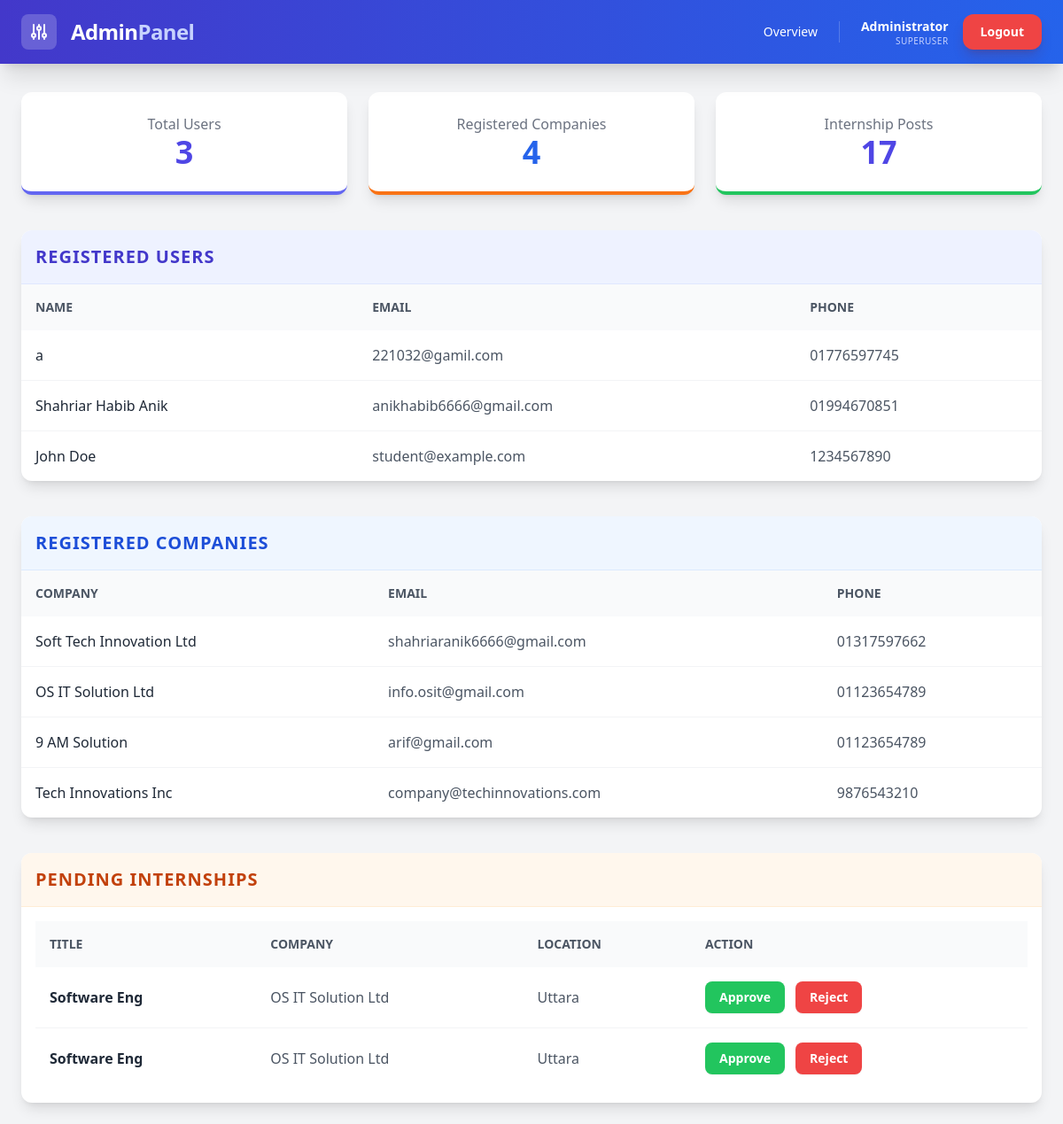
The app's page /admin_dashboard.php (signed in) with its own data.
### tables this page shows
CREATE TABLE `users` (
  `id` int(11) NOT NULL,
  `name` varchar(255) NOT NULL,
  `email` varchar(255) NOT NULL,
  `phone` varchar(20) DEFAULT NULL,
  `address` varchar(255) DEFAULT NULL,
  `cgpa` decimal(3,2) DEFAULT NULL,
  `role` enum('user','company','admin') NOT NULL DEFAULT 'user',
  `password` varchar(255) NOT NULL,
  `profile_photo` varchar(255) DEFAULT NULL,
  `created_at` timestamp NOT NULL DEFAULT current_timestamp(),
  `updated_at` timestamp NOT NULL DEFAULT current_timestamp() ON UPDATE current_timestamp()
);

CREATE TABLE `companies` (
  `id` int(11) NOT NULL,
  `user_id` int(11) NOT NULL,
  `company_name` varchar(255) NOT NULL,
  `address` varchar(255) DEFAULT NULL,
  `phone` varchar(20) DEFAULT NULL,
  `website` varchar(255) DEFAULT NULL,
  `description` text DEFAULT NULL,
  `logo` varchar(255) DEFAULT NULL,
  `created_at` timestamp NOT NULL DEFAULT current_timestamp(),
  `updated_at` timestamp NOT NULL DEFAULT current_timestamp() ON UPDATE current_timestamp()
);

CREATE TABLE `internships` (
  `id` int(11) NOT NULL,
  `company_id` int(11) NOT NULL,
  `title` varchar(255) NOT NULL,
  `location` varchar(255) DEFAULT NULL,
  `duration` varchar(100) DEFAULT NULL,
  `salary` varchar(100) DEFAULT NULL,
  `skills` varchar(255) DEFAULT NULL,
  `stack` varchar(255) DEFAULT NULL,
  `description` text DEFAULT NULL,
  `deadline` date DEFAULT NULL,
  `status` enum('pending','approved','rejected') DEFAULT 'pending',
  `created_at` timestamp NOT NULL DEFAULT current_timestamp(),
  `updated_at` timestamp NOT NULL DEFAULT current_timestamp() ON UPDATE current_timestamp()
);

### admin_dashboard.php (the view, shortened to what this page needs)
<?php
include 'db.php';
$totalUsers = $pdo->query("SELECT COUNT(*) FROM users WHERE role='user'")->fetchColumn();
$totalCompanies = $pdo->query("SELECT COUNT(*) FROM companies")->fetchColumn();
$totalInternships = $pdo->query("SELECT COUNT(*) FROM internships")->fetchColumn();
$users = $pdo->query("
    SELECT name, email, phone, created_at
    FROM users
    WHERE role='user'
    ORDER BY created_at DESC
")->fetchAll(PDO::FETCH_ASSOC);
$companies = $pdo->query("
    SELECT c.company_name, u.email, c.phone, c.created_at
    FROM companies c
    JOIN users u ON c.user_id = u.id
    ORDER BY c.created_at DESC
")->fetchAll(PDO::FETCH_ASSOC);
$pendingInternships = $pdo->query("
    SELECT i.id, i.title, i.location, i.duration, c.company_name
    FROM internships i
    JOIN companies c ON i.company_id = c.id
    WHERE i.status = 'pending'
    ORDER BY i.id DESC
")->fetchAll(PDO::FETCH_ASSOC);
?>
<!DOCTYPE html>
<html lang="en">
<head>
    <script src="https://cdn.tailwindcss.com"></script>
</head>
<body class="bg-gray-100">
<header class="sticky top-0 z-50 bg-gradient-to-r from-indigo-700 to-blue-600 shadow-xl text-white">
    <div class="max-w-7xl mx-auto px-6 py-4 flex justify-between items-center">
        <div class="flex items-center gap-4">
            <div class="bg-white/20 p-2 rounded-lg">
                <svg class="w-6 h-6" fill="none" stroke="currentColor" viewBox="0 0 24 24">
                    <path stroke-linecap="round" stroke-linejoin="round" stroke-width="2" d="M12 6V4m0 2a2 2 0 100 4m0-4a2 2 0 110 4m-6 8a2 2 0 100-4m0 4a2 2 0 110-4m0 4v2m0-6V4m6 6v10m6-2a2 2 0 100-4m0 4a2 2 0 110-4m0 4v2m0-6V4"></path>
                </svg>
            </div>
            <h1 class="text-2xl font-extrabold tracking-tight">
                Admin<span class="text-indigo-200">Panel</span>
            </h1>
        </div>
        <div class="flex items-center gap-6">
            <nav class="hidden md:flex items-center gap-4">
                <a href="admin_report.php" class="text-sm font-medium hover:text-indigo-200 transition">Overview</a>
            </nav>
            <div class="flex items-center gap-4">
                <div class="hidden sm:flex flex-col items-end leading-tight">
                    <span class="text-sm font-semibold">Administrator</span>
                    <span class="text-[10px] uppercase tracking-wider text-indigo-200">Superuser</span>
                </div>
                <a href="PublicPage.php"
                   class="bg-red-500 hover:bg-red-600 px-5 py-2.5 rounded-xl font-bold text-sm shadow-lg shadow-red-900/20 transition-all active:scale-95">
                   Logout
                </a>
            </div>
        </div>
    </div>
</header>
<div class="h-2"></div>
<div class="max-w-7xl mx-auto p-6 space-y-10">
    <div class="grid grid-cols-1 md:grid-cols-3 gap-6">
        <div class="bg-white p-6 shadow-lg rounded-xl text-center border-b-4 border-indigo-500">
            <p class="text-gray-500 font-medium">Total Users</p>
            <p class="text-4xl font-extrabold text-indigo-600"><?= $totalUsers ?></p>
        </div>
        <div class="bg-white p-6 shadow-lg rounded-xl text-center border-b-4 border-orange-500">
            <p class="text-gray-500 font-medium">Registered Companies</p>
            <p class="text-4xl font-extrabold text-blue-600"><?= $totalCompanies ?></p>
        </div>
        <div class="bg-white p-6 shadow-lg rounded-xl text-center border-b-4 border-green-500">
            <p class="text-gray-500 font-medium">Internship Posts</p>
            <p class="text-4xl font-extrabold text-indigo-600"><?= $totalInternships ?></p>
        </div>
    </div>
    <div class="bg-white shadow-lg rounded-xl overflow-hidden">
        <div class="bg-indigo-50 p-4 border-b border-indigo-100">
            <h2 class="text-xl font-bold text-indigo-700 uppercase tracking-wider">Registered Users</h2>
        </div>
        <div class="overflow-x-auto">
            <table class="w-full text-left">
                <thead class="bg-gray-50 text-gray-600 uppercase text-sm">
                    <tr>
                        <th class="p-4">Name</th>
                        <th class="p-4">Email</th>
                        <th class="p-4">Phone</th>
                    </tr>
                </thead>
                <tbody class="divide-y divide-gray-100">
                    <?php foreach ($users as $u): ?>
                    <tr class="hover:bg-gray-50 transition">
                        <td class="p-4 font-medium text-gray-800"><?= htmlspecialchars($u['name']) ?></td>
                        <td class="p-4 text-gray-600"><?= htmlspecialchars($u['email']) ?></td>
                        <td class="p-4 text-gray-600"><?= htmlspecialchars($u['phone']) ?></td>
                    </tr>
                    <?php endforeach; ?>
                </tbody>
            </table>
        </div>
    </div>
    <div class="bg-white shadow-lg rounded-xl overflow-hidden">
        <div class="bg-blue-50 p-4 border-b border-blue-100">
            <h2 class="text-xl font-bold text-blue-700 uppercase tracking-wider">Registered Companies</h2>
        </div>
        <div class="overflow-x-auto">
            <table class="w-full text-left">
                <thead class="bg-gray-50 text-gray-600 uppercase text-sm">
                    <tr>
                        <th class="p-4">Company</th>
                        <th class="p-4">Email</th>
                        <th class="p-4">Phone</th>
                    </tr>
                </thead>
                <tbody class="divide-y divide-gray-100">
                    <?php foreach ($companies as $c): ?>
                    <tr class="hover:bg-gray-50 transition">
                        <td class="p-4 font-medium text-gray-800"><?= htmlspecialchars($c['company_name']) ?></td>
                        <td class="p-4 text-gray-600"><?= htmlspecialchars($c['email']) ?></td>
                        <td class="p-4 text-gray-600"><?= htmlspecialchars($c['phone']) ?></td>
                    </tr>
                    <?php endforeach; ?>
                </tbody>
            </table>
        </div>
    </div>
    <div class="bg-white shadow-lg rounded-xl overflow-hidden">
        <div class="bg-orange-50 p-4 border-b border-orange-100">
            <h2 class="text-xl font-bold text-orange-700 uppercase tracking-wider">Pending Internships</h2>
        </div>
        <div class="p-4">
            <?php if ($pendingInternships): ?>
            <div class="overflow-x-auto">
                <table class="w-full text-left">
                    <thead class="bg-gray-50 text-gray-600 uppercase text-sm">
                        <tr>
                            <th class="p-4">Title</th>
                            <th class="p-4">Company</th>
                            <th class="p-4">Location</th>
                            <th class="p-4">Action</th>
                        </tr>
                    </thead>
                    <tbody class="divide-y divide-gray-100">
                        <?php foreach ($pendingInternships as $i): ?>
                        <tr class="hover:bg-gray-50 transition">
                            <td class="p-4 font-semibold text-gray-800"><?= htmlspecialchars($i['title']) ?></td>
                            <td class="p-4 text-gray-600"><?= htmlspecialchars($i['company_name']) ?></td>
                            <td class="p-4 text-gray-600"><?= htmlspecialchars($i['location']) ?></td>
                            <td class="p-4 flex gap-3">
                                <a href="admin_approve_internship.php?id=<?= $i['id'] ?>&status=approved"
                                   class="px-4 py-2 bg-green-500 text-white rounded-lg hover:bg-green-600 text-sm font-bold transition shadow-sm">
                                   Approve
                                </a>
                                <a href="admin_approve_internship.php?id=<?= $i['id'] ?>&status=rejected"
                                   class="px-4 py-2 bg-red-500 text-white rounded-lg hover:bg-red-600 text-sm font-bold transition shadow-sm">
                                   Reject
                                </a>
                            </td>
                        </tr>
                        <?php endforeach; ?>
                    </tbody>
                </table>
            </div>
            <?php else: ?>
                <div class="text-center py-10">
                    <p class="text-gray-400 italic text-lg">No pending internships at the moment.</p>
                </div>
            <?php endif; ?>
        </div>
    </div>
</div>
</body>
</html>

### records on screen
users: name "a", email "221032@gamil.com", phone "01776597745"
users: name "Shahriar Habib Anik", email "anikhabib6666@gmail.com", phone "01994670851"
users: name "John Doe", email "student@example.com", phone "1234567890"
companies: company_name "Soft Tech Innovation Ltd", user.email "shahriaranik6666@gmail.com", phone "01317597662"
companies: company_name "OS IT Solution Ltd", user.email "info.osit@gmail.com", phone "01123654789"
companies: company_name "9 AM Solution", user.email "arif@gmail.com", phone "01123654789"
companies: company_name "Tech Innovations Inc", user.email "company@techinnovations.com", phone "9876543210"
internships: title "Software Eng", company.company_name "OS IT Solution Ltd", location "Uttara"
internships: title "Software Eng", company.company_name "OS IT Solution Ltd", location "Uttara"

### other values on screen
$totalUsers "3"
$totalCompanies "4"
$totalInternships "17"
